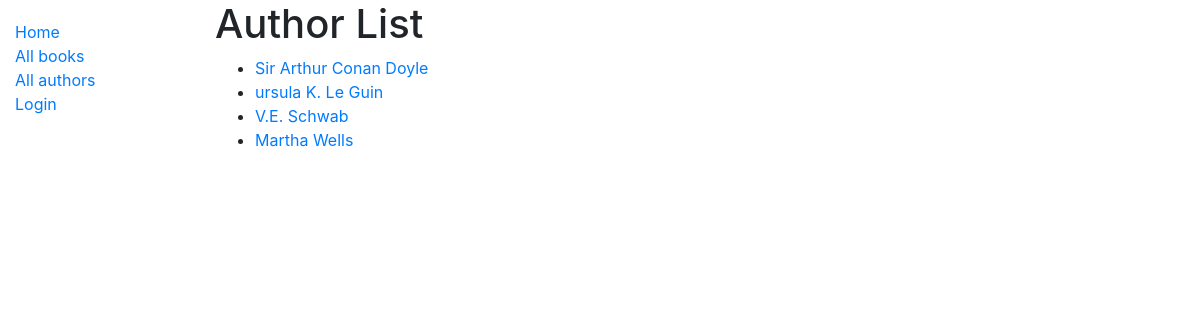
Screenshot of /catalog/authors/ with the database file from the repository.
### catalog/models.py (models this page shows, shortened)
class Author(models.Model):
	first_name = models.CharField(max_length=100)
	last_name = models.CharField(max_length=100)
	date_of_birth = models.DateField(null=True, blank=True)
	date_of_death = models.DateField('Died', null=True, blank=True)
	class Meta:
		ordering = ['last_name', 'first_name']
	def get_absolute_url(self):
		return reverse('author-detail', args=[str(self.id)])

### catalog/views.py (the view)
# urls.py: path('authors/', views.AuthorListView.as_view(), name="authors"),
class AuthorListView(generic.ListView):
    model = Author
    paginate_by=10

### catalog/templates/catalog/author_list.html
{% extends "base_generic.html" %}
{% block content %}
<h1>Author List</h1>
{% if author_list %}
    <ul>
        {% for author in author_list %}
            <li>
                <a href="{{ author.get_absolute_url }}">{{ author.first_name}} {{ author.last_name }}</a>
            </li>
        {% endfor %}
    </ul>
{% endif %}
{% endblock %}

### rows the page displays
Author: first_name "Sir Arthur", last_name "Conan Doyle"
Author: first_name "ursula", last_name "K. Le Guin"
Author: first_name "V.E.", last_name "Schwab"
Author: first_name "Martha", last_name "Wells"
